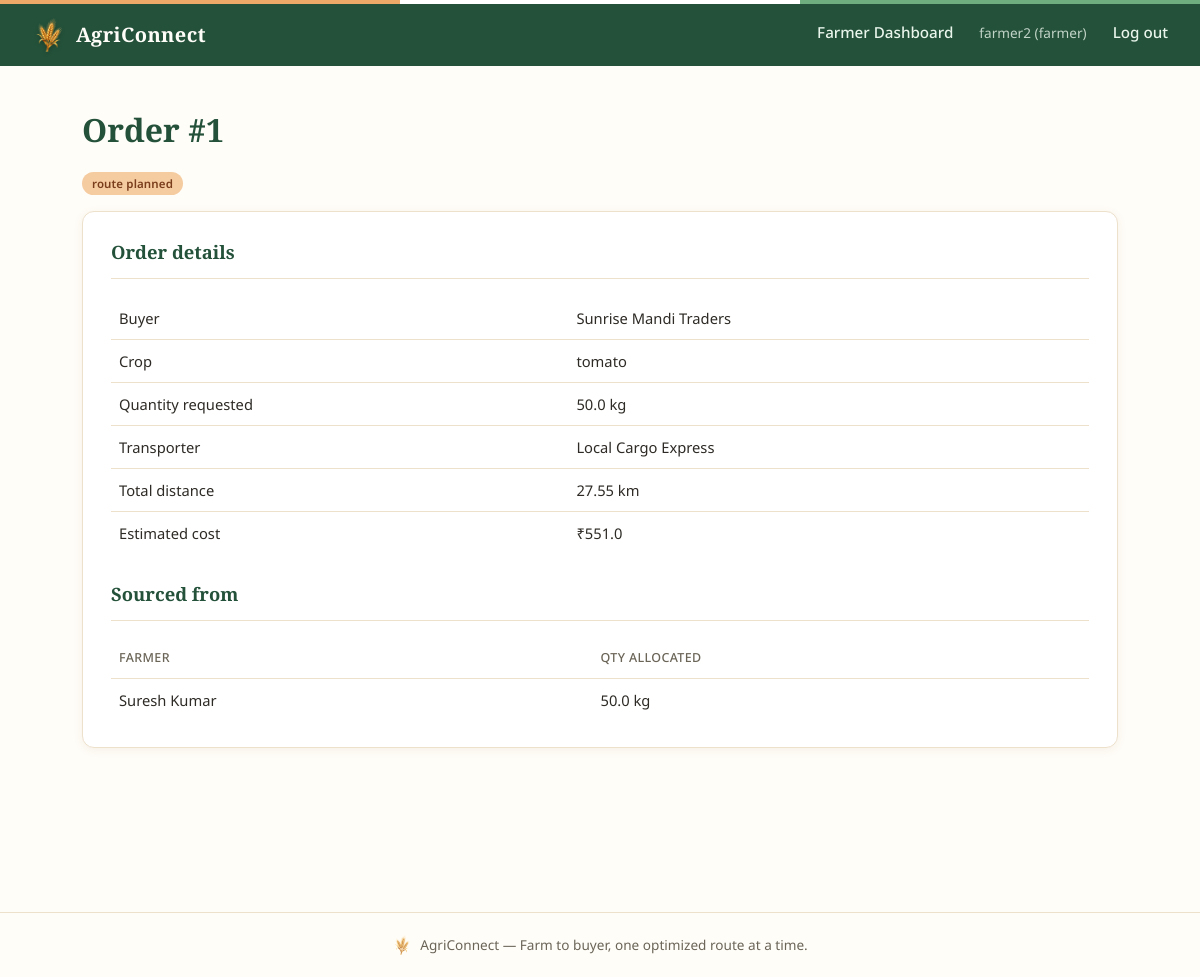
The app's page /order/1 (signed in) with its own data.
### models.py (models this page shows)
class User(Base):
    __tablename__ = "users"
    id = Column(Integer, primary_key=True)
    username = Column(String(80), unique=True, nullable=False, index=True)
    password_hash = Column(String(200), nullable=False)
    role = Column(String(20), nullable=False)  # "admin" | "farmer" | "buyer" | "transporter"
    created_at = Column(DateTime, default=datetime.utcnow)

class Order(Base):
    __tablename__ = "orders"
    id = Column(Integer, primary_key=True)
    buyer_id = Column(Integer, ForeignKey("buyers.id"), nullable=False)
    crop_key = Column(String(120))
    crop_name_display = Column(String(120))
    quantity_requested_kg = Column(Float, nullable=False)
    status = Column(String(30), default="pending")
    transporter_id = Column(Integer, ForeignKey("transporters.id"), nullable=True)
    total_distance_km = Column(Float)
    total_cost_estimate = Column(Float)
    route_json = Column(Text)  # ordered list of stops, JSON-encoded
    created_at = Column(DateTime, default=datetime.utcnow)
    buyer = relationship("Buyer")
    transporter = relationship("Transporter")
    allocations = relationship("OrderAllocation", back_populates="order")

class Buyer(Base):
    __tablename__ = "buyers"
    id = Column(Integer, primary_key=True)
    user_id = Column(Integer, ForeignKey("users.id"), unique=True, nullable=True)
    name = Column(String(120), nullable=False)
    phone = Column(String(20))
    address = Column(String(250))  # free-text delivery address, shown to the assigned transporter
    lat = Column(Float, nullable=False)
    lon = Column(Float, nullable=False)
    created_at = Column(DateTime, default=datetime.utcnow)
    user = relationship("User")

class Transporter(Base):
    __tablename__ = "transporters"
    id = Column(Integer, primary_key=True)
    user_id = Column(Integer, ForeignKey("users.id"), unique=True, nullable=True)
    name = Column(String(120), nullable=False)
    phone = Column(String(20))
    vehicle_number = Column(String(40))
    capacity_kg = Column(Float, nullable=False)
    lat = Column(Float, nullable=False)
    lon = Column(Float, nullable=False)
    available = Column(Boolean, default=True)
    cost_per_km = Column(Float, default=15.0)
    user = relationship("User")

class OrderAllocation(Base):
    __tablename__ = "order_allocations"
    id = Column(Integer, primary_key=True)
    order_id = Column(Integer, ForeignKey("orders.id"), nullable=False)
    farmer_id = Column(Integer, ForeignKey("farmers.id"), nullable=False)
    produce_id = Column(Integer, ForeignKey("produce.id"), nullable=False)
    allocated_qty_kg = Column(Float, nullable=False)
    pickup_sequence = Column(Integer)  # order in the optimized route
    order = relationship("Order", back_populates="allocations")
    farmer = relationship("Farmer")
    produce = relationship("Produce")

class Farmer(Base):
    __tablename__ = "farmers"
    id = Column(Integer, primary_key=True)
    user_id = Column(Integer, ForeignKey("users.id"), unique=True, nullable=True)
    name = Column(String(120), nullable=False)
    phone = Column(String(20))
    village = Column(String(120))
    lat = Column(Float, nullable=False)
    lon = Column(Float, nullable=False)
    created_at = Column(DateTime, default=datetime.utcnow)
    user = relationship("User")
    produce = relationship("Produce", back_populates="farmer")

### routers/orders.py (the view)
@router.get("/order/{order_id}", response_class=HTMLResponse)
def order_detail_page(order_id: int, request: Request, db: Session = Depends(get_db)):
    order = get_or_404(db, Order, order_id)
    route = json.loads(order.route_json) if order.route_json else None
    if route and len(route.get("ordered_stops", [])) > 2:
        stops = route["ordered_stops"]
        waypoints = "|".join(f"{s['lat']},{s['lon']}" for s in stops[1:-1])
        dest = stops[-1]
        route["full_route_maps_url"] = (
            "https://www.google.com/maps/dir/?api=1"
            f"&destination={dest['lat']},{dest['lon']}"
            f"&waypoints={waypoints}"
            "&travelmode=driving"
        )
    user = get_current_user(request, db)
    is_assigned_transporter = bool(
        user and user.role == "transporter"
        and order.transporter_id == _transporter_id_for_user(db, user)
    )
    is_owning_buyer = bool(
        user and user.role == "buyer" and order.buyer.user_id == user.id
    )
    is_involved_farmer = bool(
        user and user.role == "farmer"
        and any(a.farmer.user_id == user.id for a in order.allocations)
    )
    is_admin = bool(user and user.role == "admin")
    if not (is_admin or is_assigned_transporter or is_owning_buyer or is_involved_farmer):
        return RedirectResponse(url="/login" if user is None else "/", status_code=303)
    is_operator = is_admin or is_assigned_transporter
    return render(request, db, "order_detail.html", {
        "order": order, "route": route if is_operator else None, "is_operator": is_operator,
    })

### templates/order_detail.html (shortened to what this page needs)
{% extends "base.html" %}
{% block content %}
<h1>Order #{{ order.id }}</h1>
<p><span class="tag {{ order.status }}">{{ order.status.replace('_',' ') }}</span></p>
{% if is_operator %}
<div class="grid-2">
  <div class="panel">
    <h2>Order details</h2>
    <table>
      <tr><td>Buyer</td><td>{{ order.buyer.name }}</td></tr>
      <tr><td>Buyer phone</td><td>{{ order.buyer.phone or '—' }}</td></tr>
      <tr><td>Delivery address</td><td>{{ order.buyer.address or '—' }}</td></tr>
      <tr><td>Crop</td><td>{{ order.crop_key }}</td></tr>
      <tr><td>Quantity requested</td><td>{{ order.quantity_requested_kg }} kg</td></tr>
      <tr><td>Transporter</td><td>{{ order.transporter.name if order.transporter else '—' }}</td></tr>
      <tr><td>Total distance</td><td>{{ order.total_distance_km ~ ' km' if order.total_distance_km else '—' }}</td></tr>
      <tr><td>Estimated cost</td><td>{{ '₹' ~ order.total_cost_estimate if order.total_cost_estimate else '—' }}</td></tr>
    </table>
    <h2 style="margin-top:26px;">Sourced from</h2>
    {% if order.allocations %}
    <table>
      <thead><tr><th>Farmer</th><th>Village</th><th>Phone</th><th>Qty allocated</th></tr></thead>
      <tbody>
      {% for a in order.allocations %}
        <tr><td>{{ a.farmer.name }}</td><td>{{ a.farmer.village or '—' }}</td><td>{{ a.farmer.phone or '—' }}</td><td>{{ a.allocated_qty_kg }} kg</td></tr>
      {% endfor %}
      </tbody>
    </table>
    {% else %}
    <div class="empty-state">No farmers matched yet.</div>
    {% endif %}
    {% if order.status in ["route_planned","picked_up"] %}
    <form id="advance-form" style="margin-top:20px;">
      <input type="hidden" name="order_id" value="{{ order.id }}">
      <label>Update delivery status</label>
      <select name="status">
        {% if order.status == "route_planned" %}<option value="picked_up">Picked up</option>{% endif %}
        {% if order.status == "picked_up" %}<option value="delivered">Delivered</option>{% endif %}
      </select>
      <button type="submit">Update status</button>
    </form>
    {% endif %}
  </div>
  <div class="panel">
    <h2>Optimized route</h2>
    {% if route %}
    <ul class="route-timeline">
      {% for stop in route.ordered_stops %}
      <li>
        <span class="dot"></span>
        <span class="stop-label">{{ stop.label }}</span>
        {% if not loop.first %}<div class="leg">+{{ stop.leg_km }} km / {{ stop.leg_min }} min</div>{% endif %}
        {% if not loop.first %}
        <a class="navigate-btn" target="_blank" rel="noopener"
           href="https://www.google.com/maps/dir/?api=1&destination={{ stop.lat }},{{ stop.lon }}&travelmode=driving">
          Navigate ↗
        </a>
        {% endif %}
      </li>
      {% endfor %}
    </ul>
    <p style="margin-top:16px;">
      <strong>Total route distance:</strong> {{ route.total_distance_km }} km
      &nbsp; <strong>Est. drive time:</strong> {{ route.total_duration_min }} min
      {% if route.distance_source == "straight_line" %}
        <br><span class="helptext">(straight-line estimate — live road distances unavailable)</span>
      {% endif %}
    </p>
    {% if route.ordered_stops|length > 2 %}
    <a class="navigate-btn navigate-btn-full" target="_blank" rel="noopener"
       href="{{ route.full_route_maps_url }}">
      Open full route in Google Maps ↗
    </a>
    {% endif %}
    {% else %}
    <div class="empty-state">Route not planned yet (waiting on farmer matching / transporter assignment).</div>
    {% endif %}
  </div>
</div>
{% else %}
<div class="panel">
  <h2>Order details</h2>
  <table>
    <tr><td>Buyer</td><td>{{ order.buyer.name }}</td></tr>
    <tr><td>Crop</td><td>{{ order.crop_key }}</td></tr>
    <tr><td>Quantity requested</td><td>{{ order.quantity_requested_kg }} kg</td></tr>
    <tr><td>Transporter</td><td>{{ order.transporter.name if order.transporter else '—' }}</td></tr>
    <tr><td>Total distance</td><td>{{ order.total_distance_km ~ ' km' if order.total_distance_km else '—' }}</td></tr>
    <tr><td>Estimated cost</td><td>{{ '₹' ~ order.total_cost_estimate if order.total_cost_estimate else '—' }}</td></tr>
  </table>
  <h2 style="margin-top:26px;">Sourced from</h2>
  {% if order.allocations %}
  <table>
    <thead><tr><th>Farmer</th><th>Qty allocated</th></tr></thead>
    <tbody>
    {% for a in order.allocations %}
      <tr><td>{{ a.farmer.name }}</td><td>{{ a.allocated_qty_kg }} kg</td></tr>
    {% endfor %}
    </tbody>
  </table>
  {% else %}
  <div class="empty-state">No farmers matched yet.</div>
  {% endif %}
</div>
{% endif %}
{% endblock %}

### templates/base.html (shortened to what this page needs)
<!DOCTYPE html>
<html lang="en">
<head>
<link rel="stylesheet" href="/static/css/style.css">
</head>
<body>
<header class="topbar">
  <a class="brand" href="/">
    <img class="brand-mark" src="/static/img/wheat-mark.png" alt="" width="34" height="34">
    <span class="brand-name">AgriConnect</span>
  </a>
  <nav class="mainnav" id="main-nav">
    {% if current_user %}
      {% if current_user.role == "farmer" %}
        <a href="/farmer">Farmer Dashboard</a>
      {% elif current_user.role == "buyer" %}
        <a href="/buyer">Buyer Dashboard</a>
      {% elif current_user.role == "transporter" %}
        <a href="/transporter">Transporter Dashboard</a>
      {% elif current_user.role == "admin" %}
        <a href="/farmer">Farmers</a>
        <a href="/buyer">Buyers</a>
        <a href="/transporter">Transporters</a>
      {% endif %}
      <span class="navmeta">{{ current_user.username }} ({{ current_user.role }})</span>
      <a href="/logout">Log out</a>
    {% endif %}
  </nav>
</header>
<main class="page" id="main-content">
{% block content %}{% endblock %}
</main>
<footer class="sitefoot">
  <img class="foot-mark" src="/static/img/wheat-mark.png" alt="" width="20" height="20">
  <span>AgriConnect — Farm to buyer, one optimized route at a time.</span>
</footer>
</body>
</html>

### static/css/style.css (style rules this page uses)
:root { --white:#FFFFFF; --cream:#FFFDF8; --cream-2:#FBF3E7; --saffron-50:#FBEADB; --saffron-200:#F5CBA0; --saffron-400:#ECA968; --saffron-700:#AC5E29; --saffron-800:#7A3E1C; --leaf-50:#E9F5EB; --leaf-200:#BEE3C6; --leaf-500:#6FAE7F; --leaf-700:#2F6B4A; --leaf-800:#24513A; --ink:#2E2B26; --ink-soft:#6B6558; --line:#EDE1CC; --radius:12px; --radius-sm:8px; --shadow:0 2px 10px rgba(140,95,40,.08); }
* { box-sizing:border-box; }
html,body { margin:0;padding:0; }
body { background:var(--cream); color:var(--ink); font-family:'Noto Sans','Noto Sans Devanagari',sans-serif; font-size:16px; line-height:1.5; }
h1,h2,h3,.brand-name { font-family:'Zilla Slab','Noto Sans Devanagari',serif; font-weight:600; color:var(--leaf-800); margin:0 0 .4em 0; }
a { color:var(--leaf-700); }
p { max-width:62ch; }
.topbar { display:flex;align-items:center;justify-content:space-between; padding:14px 32px; background:var(--leaf-800); position:relative; }
.brand { display:flex;align-items:center;gap:10px;text-decoration:none; }
.brand-mark { display:block; filter:drop-shadow(0 1px 2px rgba(0,0,0,.3)); transition:transform .18s ease; }
.brand-name { color:var(--cream);font-size:1.25rem;margin:0;letter-spacing:.02em; }
.mainnav { display:flex;align-items:center;gap:26px; }
.mainnav a { color:var(--leaf-50);text-decoration:none;font-size:.95rem;font-weight:500; padding-bottom:3px;border-bottom:2px solid transparent; }
.navmeta { color:var(--leaf-50);font-size:.85rem;opacity:.8;padding-bottom:3px; }
.page { max-width:1100px;margin:0 auto;padding:40px 32px 80px; }
.sitefoot { display:flex;align-items:center;justify-content:center;gap:8px; text-align:center;padding:22px;color:var(--ink-soft);font-size:.85rem; border-top:1px solid var(--line);margin-top:60px; }
.foot-mark { opacity:.75; }
.panel { background:var(--white);border:1px solid var(--line);border-radius:var(--radius); padding:26px 28px;margin-bottom:24px; box-shadow:var(--shadow); }
.panel h2 { font-size:1.15rem;border-bottom:1px solid var(--line);padding-bottom:12px;margin-bottom:18px; }
table { width:100%;border-collapse:collapse;font-size:.92rem; }
th,td { text-align:left;padding:10px 8px;border-bottom:1px solid var(--line); }
th { color:var(--ink-soft);font-weight:500;font-size:.78rem;text-transform:uppercase;letter-spacing:.03em; }
tr:last-child td { border-bottom:none; }
.tag { display:inline-block;padding:3px 10px;font-size:.72rem;border-radius:20px; font-weight:600;letter-spacing:.01em; }
.tag.route_planned { background:var(--saffron-200);color:var(--saffron-800); }

### records on screen
User: username "farmer2", role "farmer"
Order: id "1", status.replace "route planned", crop_key "tomato", quantity_requested_kg "50.0", total_distance_km "27.55 km", total_cost_estimate "₹551.0"
Buyer: buyer.name "Sunrise Mandi Traders"
Transporter: transporter "Local Cargo Express"
OrderAllocation: farmer.name "Suresh Kumar", allocated_qty_kg "50.0"
